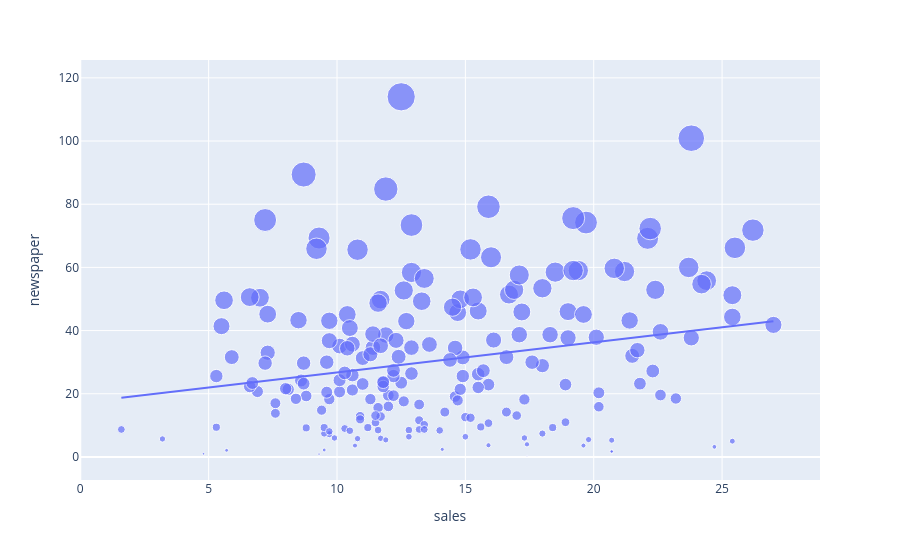

This figure's notebook cell:
### Code cell
figure = px.scatter(data_frame = data, x="sales", # Changed 'Sales' to 'sales' to match the column name
                    y="newspaper", size="newspaper", trendline="ols")
figure.show()

### Figure 1 — Plotly figure (JSON) as saved in the notebook; plotly's stock layout.template omitted (floating-point values rounded to 4 significant figures; data arrays with more than 128 entries replaced by an {"elided": "..."} marker saying what was removed)
{"data": [{"hovertemplate": "sales=%{x}<br>newspaper=%{marker.size}<extra></extra>", "legendgroup": "", "marker": {"color": "#636efa", "size": {"elided": "200 float values"}, "sizemode": "area", "sizeref": 0.285, "symbol": "circle"}, "mode": "markers", "name": "", "orientation": "v", "showlegend": false, "type": "scatter", "x": {"elided": "200 float values"}, "xaxis": "x", "y": {"elided": "200 float values"}, "yaxis": "y"}, {"hovertemplate": "<b>OLS trendline</b><br>newspaper = 0.952962 * sales + 17.1911<br>R<sup>2</sup>=0.052120<br><br>sales=%{x}<br>newspaper=%{y} <b>(trend)</b><extra></extra>", "legendgroup": "", "marker": {"color": "#636efa", "symbol": "circle"}, "mode": "lines", "name": "", "showlegend": false, "type": "scatter", "x": {"elided": "200 float values"}, "xaxis": "x", "y": {"elided": "200 float values"}, "yaxis": "y"}], "layout": {"legend": {"itemsizing": "constant", "tracegroupgap": 0}, "margin": {"t": 60}, "xaxis": {"anchor": "y", "domain": [0, 1], "title": {"text": "sales"}}, "yaxis": {"anchor": "x", "domain": [0, 1], "title": {"text": "newspaper"}}}}
